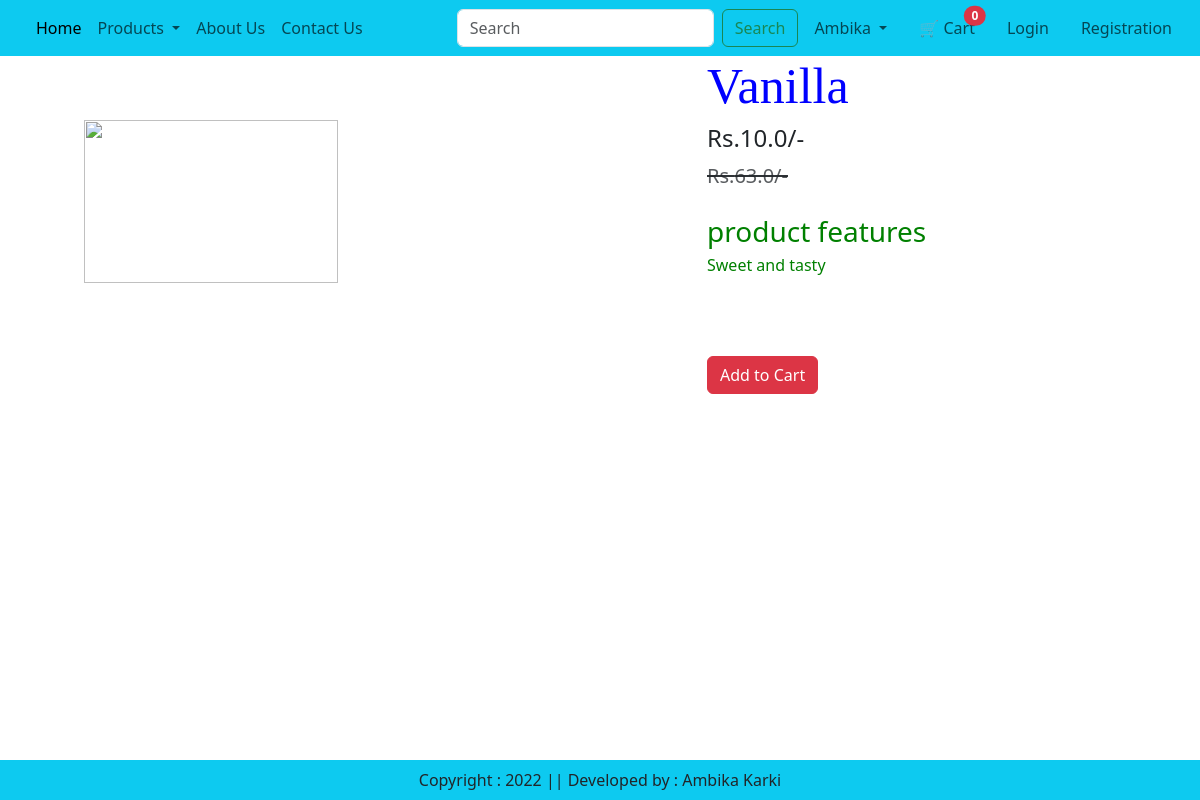
Page /product-all/1 (signed in) on the earlier database version.
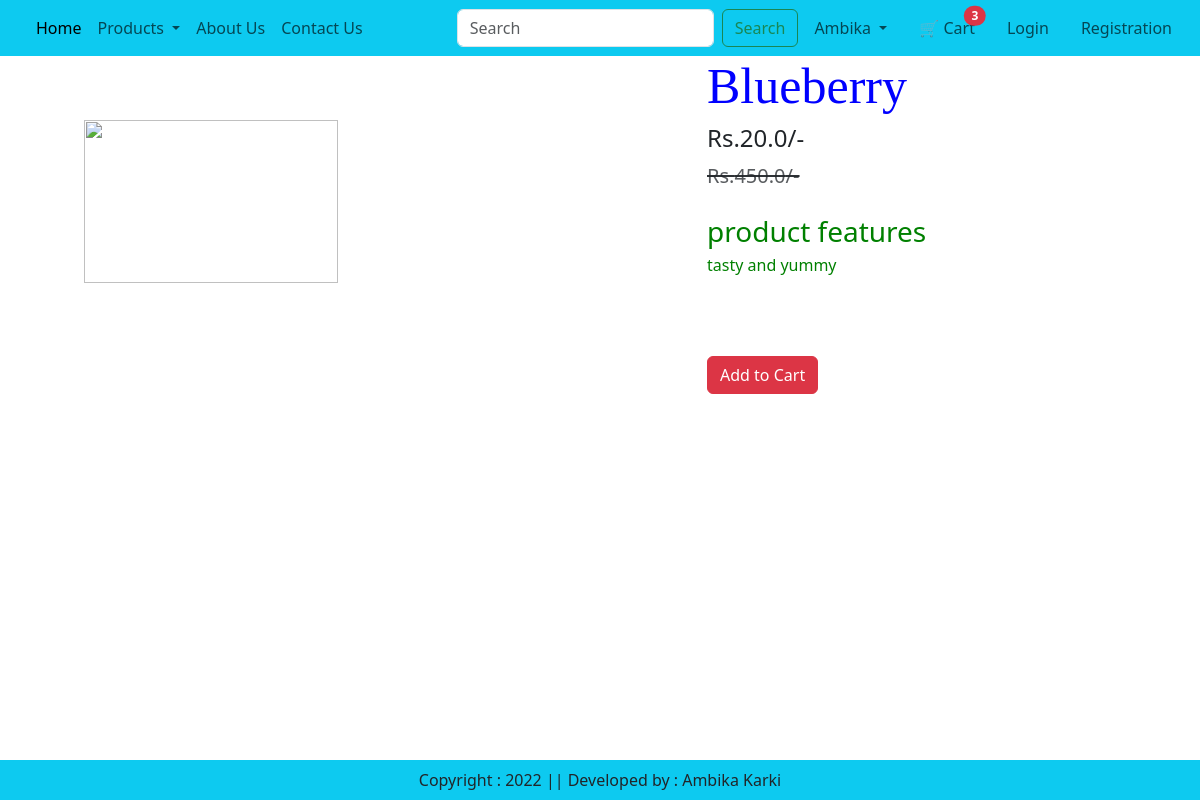
Same page on the later database version.
### app/models.py (models this page shows, shortened)
class Products(models.Model):
    title=models.CharField(max_length=50)
    selling_price=models.FloatField()
    discount_price=models.FloatField()
    description=models.TextField()
    category=models.CharField(choices=CATEGORY_CHOICES,max_length=2)
    product_image = CloudinaryField('image')  # Replaces ImageField

### app/views.py (the view)
# urls.py: path("product-all/<int:pk>",views.ProductAll.as_view(),name="product-all"),
@method_decorator(login_required,name='dispatch')
class ProductAll(View):
    def get(self,request,pk):
        product=Products.objects.get(pk=pk)
        car_count=Carts.objects.filter(user=request.user).count() if request.user.is_authenticated else 0
        return render(request,"app/productall.html",{'product':product,'car_count':car_count})

### app/templates/app/productall.html (shortened to what this page needs)
{% extends 'app/index.html' %}
{% load static %}
{% block main-content %}
<div class="container">
    <div class="row flex justify-content-between">
        <div class="img2 col-lg-5 mt-5">
            <img src="{{product.product_image.url}}" class="image col-xs-6
            col-sm-12 col-lg-12 mt-3 text-sm-center w-75 h-75" alt="">
    </div>
    <div class="productdetail col-lg-5">
        <h1 style="font-family: Georgia; font-size:50px;">{{product.title}}</h1>
        <h4>Rs.{{product.discount_price}}/-</h4>
        <small class="text-decoration-line-through text-muted
        fs-5"><del>Rs.{{product.selling_price}}/-</small></del>
       <br><br> <h3 style="color:green;" >product features</h3>
        <h6 style="color:green;">{{product.description}}</h6>
        <br><br><br>
        <div class="d-grid gap-2">
            <form method="post " action="/add-to-cart">
        <button class="btn  btn-danger">Add to Cart</button>
        </form>
        </div>
    </div>
</div>
</div>
{% endblock main-content %}

Differences in the rows shown:
changed Products: title "Vanilla" → "Blueberry"; discount_price "10.0" → "20.0"; selling_price "63.0" → "450.0"; description "Sweet and tasty" → "tasty and yummy"
Other differences:
{{ car_count }}: "0" → "3"
